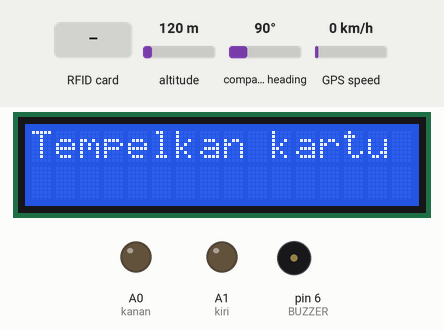
This sketch was run on a simulated Arduino Uno, built with avr-gcc and run on an emulated ATmega328P. Parts: 16×2 character LCD, output pins drawn as LEDs (lit = HIGH), buzzer (waves = sounding). The test bench sets the inputs (shaded band); at power-on: altitude 120 m, compass heading 90°, GPS speed 0 km/h. The GPS gets a fix after 3 s at 37.7749, -122.4194 with 8 satellites; pins used as bus, display or sensor lines are not drawn; what the sketch prints to the serial monitor is not drawn.

Above: at 3.3 s.
3.4 s: RFID card 63 54 09 1C held to the reader
At 5.4 s:
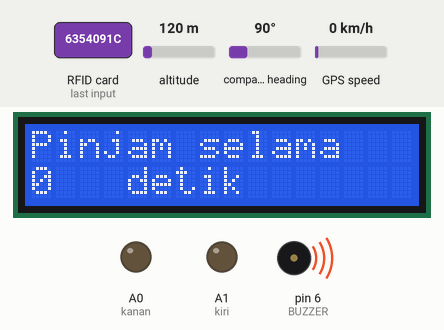
5.7 s: RFID card 08 96 58 29 14 07 held to the reader
At 7.7 s:
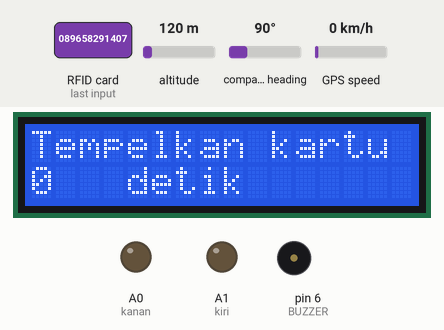
8.2 s: RFID card A5 22 77 53 held to the reader
At 19.4 s:
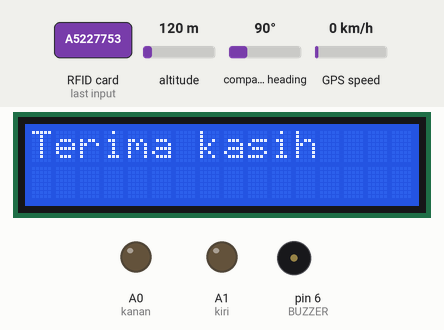
Timing chart, 0 to 20.2 s (numbered marks = the images above; inputs shaded):
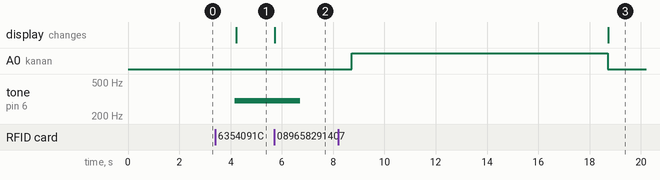

Measured:
- after the input at 3.4 s, tone on pin 6 (BUZZER): silent → 300 Hz after 0.77 s; the display: changes after 0.82 s (image 1)
- after the input at 5.7 s, tone on pin 6 (BUZZER): 300 Hz → silent after 1.0 s; the display: changes at once (image 2)
- after the input at 8.2 s, A0 (kanan): LOW → HIGH after 0.52 s, → LOW 10.0 s later; the display: changes after 10.5 s (image 3)

The sketch:

Projek.ino
```cpp
#include <SPI.h>
#include <MFRC522.h>
#include <LiquidCrystal_I2C.h>
#include <Sim800l.h>
#include <TinyGPS++.h>
#include <SoftwareSerial.h>

#define SS_PIN 10
#define RST_PIN 9
#define BUZZER 6
#define ACCESS_DELAY 2000
#define DENIED_DELAY 1000

//LOCK SYSTEM
LiquidCrystal_I2C lcd(0x27, 16, 2);
MFRC522 mfrc522(SS_PIN, RST_PIN);
unsigned long previousSecond = 0;

static unsigned long t1;
static unsigned long t2;
static unsigned long t3;
static unsigned long t_unlock = 10000;
static unsigned long t_lock = 10000;

int detik = 0;
int kanan = A0;
int kiri = A1;

//SUB SYSTEM GPS GSM
Sim800l Sim800l;
String text;
char* number;
char pesan[100];
bool error;
bool pinjam = false;

int RXPin_GPS = 4;
int TXPin_GPS = 3;
int RXPin_SIM = 1;
int TXPin_SIM = 2;

double latitude, longitude;
TinyGPSPlus gps;

SoftwareSerial gpsSerial(RXPin_GPS, TXPin_GPS);
SoftwareSerial SIM800L(RXPin_SIM, TXPin_SIM);

void setup() {
  Serial.begin(9600);
  gpsSerial.begin(9600);
  SIM800L.begin(9600);
  SPI.begin();
  mfrc522.PCD_Init();

  pinMode(BUZZER, OUTPUT);
  noTone(BUZZER);
  pinMode(kanan, OUTPUT);
  pinMode(kiri, OUTPUT);

  lcd.init();
  lcd.backlight();
  lcd.setCursor(0, 0);
  lcd.print("Tempelkan kartu");
  Serial.println("Put your card to the reader...");
  Serial.println();
  delay(2000);
}

void loop() {
  bacaKartu();
  lokasi();
  bacaPesan();
}

void bacaKartu() {
  if (!mfrc522.PICC_IsNewCardPresent()) {
    return;
  }

  if (!mfrc522.PICC_ReadCardSerial()) {
    return;
  }

  Serial.print("UID tag: ");
  String content = "";

  for (byte i = 0; i < mfrc522.uid.size; i++) {
    Serial.print(mfrc522.uid.uidByte[i] < 0x10 ? " 0" : " ");
    Serial.print(mfrc522.uid.uidByte[i], HEX);
    content.concat(String(mfrc522.uid.uidByte[i] < 0x10 ? " 0" : " "));
    content.concat(String(mfrc522.uid.uidByte[i], HEX));
  }

  Serial.println();
  Serial.print("Message: ");
  content.toUpperCase();

  if (content.substring(1) == "63 54 09 1C") {
    authorizedAccess();
  } else if (content.substring(1) == "A5 22 77 53") {
    authorizedAccess1();
  } else {
    accessDenied();
  }
}

int check() {
  bool cardRemoved = false;
  int counter = 0;
  bool current, previous;
  previous = !mfrc522.PICC_IsNewCardPresent();

  while (!cardRemoved) {
    current = !mfrc522.PICC_IsNewCardPresent();

    if (current && previous) counter++;

    previous = current;
    cardRemoved = (counter > 2);
    delay(50);
  }

  Serial.println("Card was removed");
  mfrc522.PICC_HaltA();
  mfrc522.PCD_StopCrypto1();
  return 1;
}

void authorizedAccess() {
 Serial.println("Authorized access");
    Serial.println();
    t1 = millis();
    delay(500);
    noTone(BUZZER);

    while (millis() - t1 >= t_unlock) {
      unlock();
      millis();

      if (millis() / 1000 != previousSecond) {
        previousSecond = millis() / 1000;
        Serial.print("Elapsed Time (s): ");
        Serial.println(previousSecond);
      }
    }
    off();

    t1 = millis();

    if (check() == 1) {
      hilang();
      t2 = millis() - t1;
      t3 = t2 + t3;
      detik = t3 / 1000;
      lcd.clear();
      lcd.setCursor(0, 0);
      lcd.print("Pinjam selama ");
      lcd.setCursor(0, 1);
      lcd.print(detik);
      lcd.setCursor(3, 1);
      lcd.print(" detik");
      t1 = millis();
    }
}

void authorizedAccess1(){
  Serial.println("Authorized access");
    Serial.println();
    delay(500);
    noTone(BUZZER);

    t1 = millis();

    while (millis() - t1 <= t_lock) {
      lock();
      unsigned long cek1 = millis();
      millis();

      if (millis() / 1000 != previousSecond) {
        previousSecond = millis() / 1000;
        Serial.print("Elapsed Time (s): ");
        Serial.println(previousSecond);
      }
    }
    off();

    lcd.clear();
    lcd.setCursor(0, 0);
    lcd.print("Terima kasih");
    t2 = 0;
    t3 = 0;
}

void accessDenied() {
  Serial.println("Access denied");
  lcd.setCursor(0, 0);
  lcd.print("Tempelkan kartu");
  tone(BUZZER, 300);
  delay(DENIED_DELAY);
  noTone(BUZZER);
}

void lokasi() {
  while (gpsSerial.available() > 0) {
    if (gps.encode(gpsSerial.read())) {
      if (gps.location.isUpdated()) {
        latitude = gps.location.lat();
        longitude = gps.location.lng();
        Serial.print("Latitude: ");
        Serial.println(latitude, 6);
        Serial.print("Longitude: ");
        Serial.println(longitude, 6);
        Serial.print("Altitude: ");
        Serial.println(gps.altitude.meters());
        sms();
      }
    }
  }

  if (millis() > 5000 && gps.charsProcessed() < 10) {
    Serial.println("No GPS detected");
    while (true);
  }
}

void sms() {
  if (gps.location.isUpdated()) {
    Sim800l.begin();
    text = "Google Maps: www.google.com/maps/place/" + String(latitude) + "," + String(longitude);
    Serial.println(text);
    text.toCharArray(pesan, 100);
    number = "089658291407"; // no tujuan 089658291407
    error = Sim800l.sendSms(number, pesan);
  }
}

void bacaPesan() {
  if (SIM800L.available()) {
    delay(10);
    char incomingChar = SIM800L.read();
    text += incomingChar;
    if (text.endsWith("\n")) {
      text.trim(); // Menghapus karakter spasi atau newline pada awal dan akhir pesan
      if (text.equalsIgnoreCase("Request")) {
        Serial.println("Menerima pesan Request");
        sms();
      }
      text = ""; // Mengosongkan variabel text untuk membaca pesan selanjutnya
    }
  }
}


void hilang() {
  off();
  tone(BUZZER, 300);
  bacaKartu();
}

void lock() {
  digitalWrite(kanan, HIGH);
  digitalWrite(kiri, LOW);
}

void unlock() {
  digitalWrite(kanan, LOW);
  digitalWrite(kiri, HIGH);
}

void off() {
  digitalWrite(kanan, LOW);
  digitalWrite(kiri, LOW);
}
```
